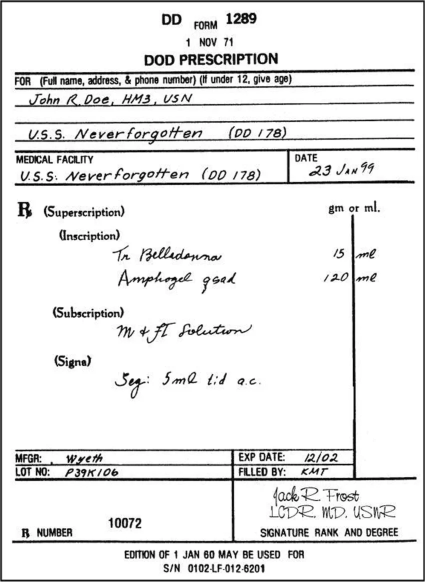
#> input picture backend/test_prescription.jpg, 850 x 1164 px (shown at 1/2 size)
$ python test_ocr.py
#> lines starting #> are read from the running program, lines starting #| are printed output that depends on the picture; after the words box and inside, x2 and y2 are one past the last pixel; in counts of white or black regions, pixels touching at a corner belong together
from PIL import Image, ImageEnhance, ImageFilter, ImageOps
import pytesseract

IMAGE_PATH = "test_prescription.jpg"

image = Image.open(IMAGE_PATH).convert("L")

# Upscale
image = image.resize(
    (image.width * 3, image.height * 3)
)
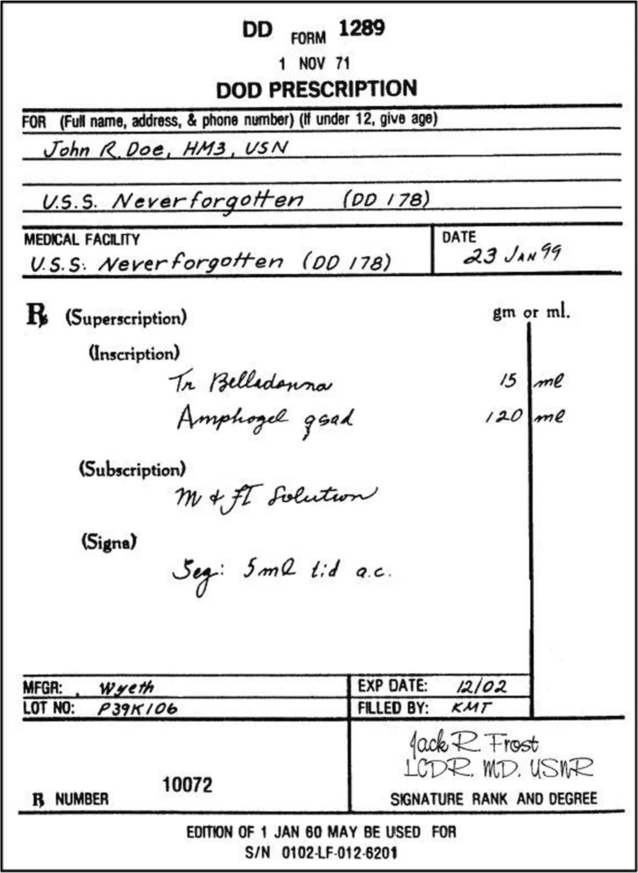
#> image: PIL image 2550x3492 L (shown at 1/4 size); min 0, max 255, mean 231.1

# Contrast + sharpen
image = ImageEnhance.Contrast(image).enhance(2.5)
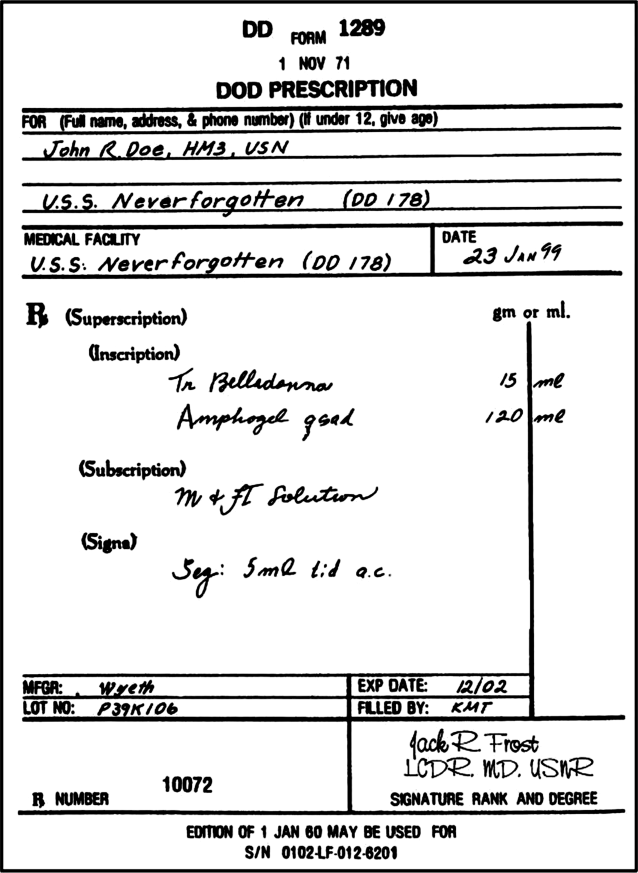
#> image: PIL image 2550x3492 L (shown at 1/4 size); min 0, max 255, mean 222.9
image = image.filter(ImageFilter.SHARPEN)

# Create two versions
threshold = image.point(lambda p: 255 if p > 160 else 0)
#> threshold: PIL image 2550x3492 L; 87% white; 259 black regions, largest, box (x1, y1, x2, y2) and area: (71, 1285, 2501, 3261) 187485, (0, 0, 2550, 3491) 160453, (86, 885, 2493, 1116) 88319

configs = [
    ("PSM 6", image, "--oem 3 --psm 6"),
    ("PSM 11", image, "--oem 3 --psm 11"),
    ("Threshold PSM 6", threshold, "--oem 3 --psm 6"),
    ("Threshold PSM 11", threshold, "--oem 3 --psm 11"),
]

for name, img, config in configs:
    print("\n" + "=" * 60)
    print(name)
    print("=" * 60)

#> (the run stopped early here; a loop or call above may not have finished)
